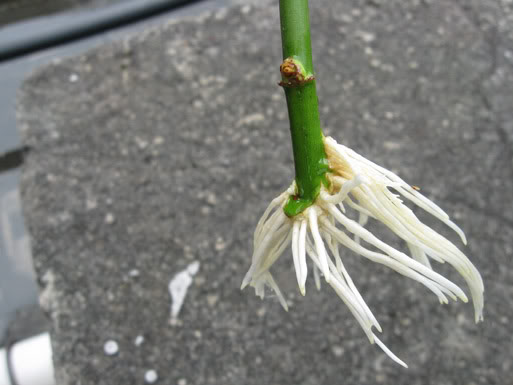
#> input picture gulkok.jpg, 513 x 385 px
$ python thresholding.py
#> lines starting #> are read from the running program, lines starting #| are printed output that depends on the picture; after the words box and inside, x2 and y2 are one past the last pixel; in counts of white or black regions, pixels touching at a corner belong together
import numpy as np
import cv2

image = cv2.imread("gulkok.jpg")
#> image is the input picture: shape (385, 513, 3); mean B, G, R 120.5, 125.8, 124.3
cv2.imshow("Original", image)

image = cv2.cvtColor(image, cv2.COLOR_BGR2GRAY)
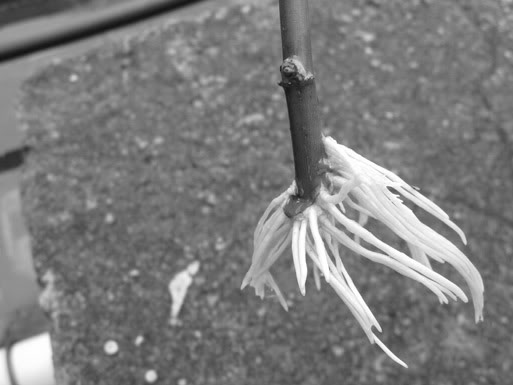
#> image: shape (385, 513); min 18, max 255, mean 124.8
blurred = cv2.GaussianBlur(image, (5, 5), 0)
cv2.imshow("GrayImage", image)


(T, thresh) = cv2.threshold(blurred, 155, 255, cv2.THRESH_BINARY)
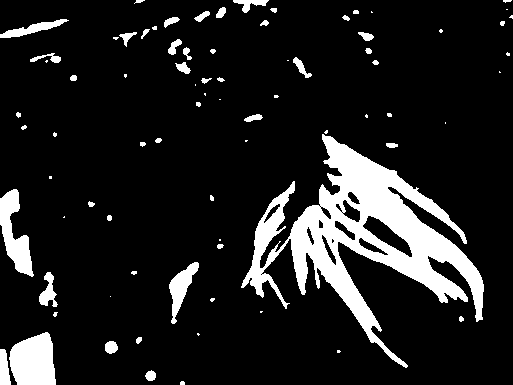
#> thresh: shape (385, 513); 12.4% white; 79 white regions (33 under 20 px), largest, box (x1, y1, x2, y2) and area: (241, 134, 484, 368) 16851, (9, 332, 56, 385) 1970, (0, 189, 34, 277) 1414
cv2.imshow("Threshold Binary", thresh)
(T, threshInv) = cv2.threshold(blurred, 155, 255, cv2.THRESH_BINARY_INV)
cv2.imshow("Threshold Binary Inverse", threshInv)
cv2.imshow("Roots", cv2.bitwise_and(image, image, mask =threshInv))
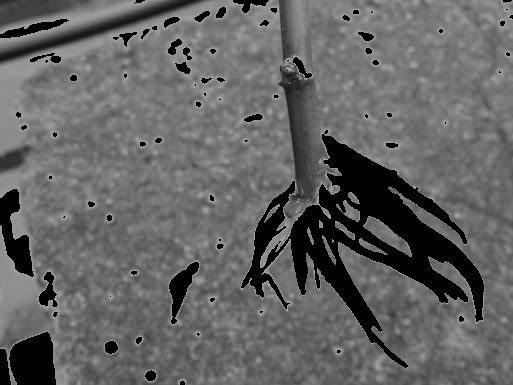
#> window 'Roots': shape (385, 513); min 0, max 204, mean 99.6
cv2.waitKey(0)
